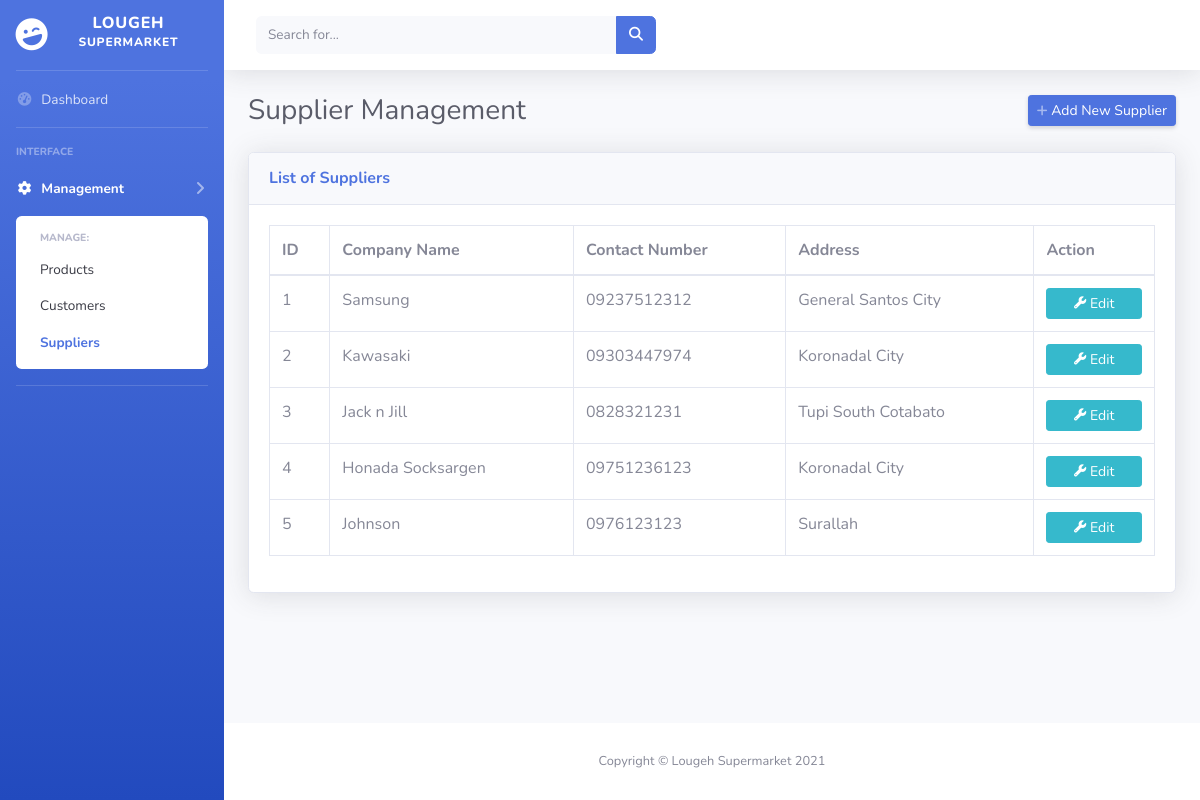
Page /manage_suppliers.php on the committed database.
### tables this page shows
CREATE TABLE IF NOT EXISTS `supplier_tbl` (
  `Supplier_ID` int(10) NOT NULL AUTO_INCREMENT,
  `Supp_Company` varchar(50) NOT NULL,
  `Supp_Contact_No` varchar(50) NOT NULL,
  `Supp_address` varchar(50) NOT NULL,
  PRIMARY KEY (`Supplier_ID`)
);

### manage_suppliers.php (the view, shortened to what this page needs)
<!DOCTYPE html>
<head>
    <link href="/vendor/fontawesome-free/css/all.min.css" rel="stylesheet" type="text/css">
    <link href="css/sb-admin-2.min.css" rel="stylesheet">
    <link href="vendor/datatables/dataTables.bootstrap4.min.css" rel="stylesheet">
</head>
<body id="page-top">
    <div id="wrapper">
        <ul class="navbar-nav bg-gradient-primary sidebar sidebar-dark accordion" id="accordionSidebar">
            <a class="sidebar-brand d-flex align-items-center justify-content-center" href="index.php">
                <div class="sidebar-brand-icon rotate-n-15">
                    <i class="fas fa-laugh-wink"></i>
                </div>
                <div class="sidebar-brand-text mx-3">Lougeh <sup>Supermarket</sup></div>
            </a>
            <hr class="sidebar-divider my-0">
            <li class="nav-item">
                <a class="nav-link" href="index.php">
                    <i class="fas fa-fw fa-tachometer-alt"></i>
                    <span>Dashboard</span></a>
            </li>
            <hr class="sidebar-divider">
            <div class="sidebar-heading">
                Interface
            </div>
            <li class="nav-item active">
                <a class="nav-link collapsed" href="#" data-toggle="collapse" data-target="#collapseTwo"
                    aria-expanded="true" aria-controls="collapseTwo">
                    <i class="fas fa-fw fa-cog"></i>
                    <span>Management</span>
                </a>
                <div id="collapseTwo" class="collapse show" aria-labelledby="headingTwo" data-parent="#accordionSidebar">
                    <div class="bg-white py-2 collapse-inner rounded">
                        <h6 class="collapse-header">Manage:</h6>
                        <a class="collapse-item" href="manage_products.php">Products</a>
                        <a class="collapse-item" href="manage_customers.php">Customers</a>
                        <a class="collapse-item active" href="manage_suppliers.php">Suppliers</a>
                    </div>
                </div>
            </li>
            <hr class="sidebar-divider d-none d-md-block">
        </ul>
        <div id="content-wrapper" class="d-flex flex-column">
            <div id="content">
                <nav class="navbar navbar-expand navbar-light bg-white topbar mb-4 static-top shadow">
                    <form
                        class="d-none d-sm-inline-block form-inline mr-auto ml-md-3 my-2 my-md-0 mw-100 navbar-search">
                        <div class="input-group">
                            <input type="text" class="form-control bg-light border-0 small" placeholder="Search for..."
                                aria-label="Search" aria-describedby="basic-addon2">
                            <div class="input-group-append">
                                <button class="btn btn-primary" type="button">
                                    <i class="fas fa-search fa-sm"></i>
                                </button>
                            </div>
                        </div>
                    </form>
                </nav>
                <div class="container-fluid">
                    <div class="d-sm-flex align-items-center justify-content-between mb-4">
                        <h1 class="h3 mb-0 text-gray-800">Supplier Management</h1>
                        <a href="#" class="d-none d-sm-inline-block btn btn-sm btn-primary shadow-sm" data-toggle="modal" data-target="#addProductModal"> Add New Supplier</a>
                    </div>
                    <div class="card shadow mb-4">
                        <div class="card-header py-3">
                            <h6 class="m-0 font-weight-bold text-primary">List of Suppliers</h6>
                        </div>
                        <div class="card-body">
                            <div class="table-responsive">
                            <table class="table table-bordered" id="dataTable" width="100%" cellspacing="0">
                                  <thead>
                                      <tr>
                                          <th>ID</th>
                                          <th>Company Name</th>
                                          <th>Contact Number</th>
                                          <th>Address</th>
                                          <th colspan="1">Action</th>
                                      </tr>
                                    </thead>
                                    <tbody>
                                      <?php
                                        include('config_connect.php');
                                        $sql = "SELECT * FROM supplier_tbl";
                                        $result = $conn -> query($sql); ?>
                                      <?php while ($row = $result->fetch_assoc()): ?>
                                          <tr>
                                              <td><?php echo $row['Supplier_ID']; ?></td>
                                              <td><?php echo $row['Supp_Company']; ?></td>
                                              <td><?php echo $row['Supp_Contact_No']; ?></td>
                                              <td><?php echo $row['Supp_address']; ?></td>
                                              <td>
                                                  <button class="btn btn-sm btn-info btn-block" data-toggle="modal"
                                                          type="button"
                                                          data-target="#UpdateModal<?php echo $row['Supplier_ID'] ?>">
                                                      <span class="fa fa-wrench fa-sm"></span> Edit
                                                  </button>
                                              </td>
                                          </tr>
                                          <?php
                                      endwhile;
                                      ?>
                                      </tbody>
                              </table>
                            </div>
                        </div>
                    </div>
                </div>
            </div>
            <footer class="sticky-footer bg-white">
                <div class="container my-auto">
                    <div class="copyright text-center my-auto">
                        <span>Copyright &copy; Lougeh Supermarket 2021</span>
                    </div>
                </div>
            </footer>
        </div>
    </div>
</body>
</html>

### rows in the picture
supplier_tbl: Supplier_ID "1", Supp_Company "Samsung", Supp_Contact_No "09237512312", Supp_address "General Santos City"
supplier_tbl: Supplier_ID "2", Supp_Company "Kawasaki", Supp_Contact_No "09303447974", Supp_address "Koronadal City"
supplier_tbl: Supplier_ID "3", Supp_Company "Jack n Jill", Supp_Contact_No "0828321231", Supp_address "Tupi South Cotabato"
supplier_tbl: Supplier_ID "4", Supp_Company "Honada Socksargen", Supp_Contact_No "09751236123", Supp_address "Koronadal City"
supplier_tbl: Supplier_ID "5", Supp_Company "Johnson", Supp_Contact_No "0976123123", Supp_address "Surallah"
